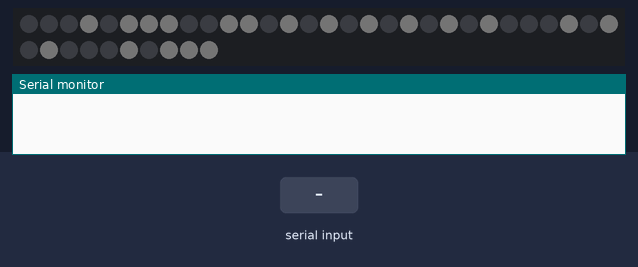
This sketch was run on a simulated Arduino Uno, built with avr-gcc and run on an emulated ATmega328P. Parts: 40 RGB LEDs in strip order, left to right, continuing on the next row, the last lines printed to the serial monitor. The test bench sets the inputs (shaded band). Dim RGB values are drawn brighter than linear.

Above: at 1.2 s.
1.3 s: "90,45\n" received over Serial
At 2.5 s:
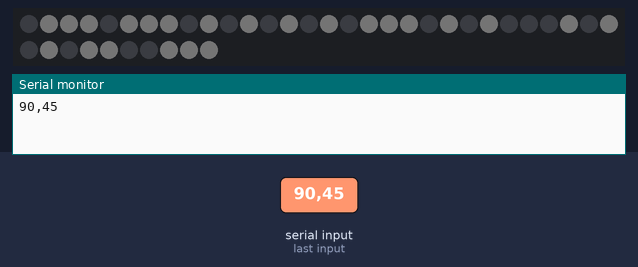
2.8 s: "5\n" received over Serial
4.3 s: "1,90,45\n" received over Serial
Timing chart, 0 to 7.3 s (numbered marks = the images above; inputs shaded):
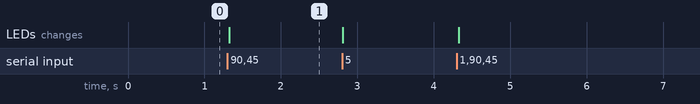

The sketch:

arduino.ino
```cpp
#include <Adafruit_NeoPixel.h>
#ifdef __AVR__
#include <avr/power.h>
#endif

//    PechaKuchaTool -- Supports displaying Pecha Kucha-Presentations
//    Copyright (C) 2017  Gereon Dusella
//
//    This program is free software: you can redistribute it and/or modify
//    it under the terms of the GNU General Public License as published by
//    the Free Software Foundation, either version 3 of the License, or
//    (at your option) any later version.
//
//    This program is distributed in the hope that it will be useful,
//    but WITHOUT ANY WARRANTY; without even the implied warranty of
//    MERCHANTABILITY or FITNESS FOR A PARTICULAR PURPOSE.  See the
//    GNU General Public License for more details.
//
//    You should have received a copy of the GNU General Public License
//    along with this program.  If not, see <http://www.gnu.org/licenses/>.

#define PIN 13
//Default settings (Anzahl der LEDs, usw.)
Adafruit_NeoPixel strip = Adafruit_NeoPixel(40, PIN, NEO_GRB + NEO_KHZ800);


int ciphers[10][15] = {
  {
    1, 1, 1,
    1, 0, 1,
    1, 0, 1,
    1, 0, 1,
    1, 1, 1
  },
  { 0, 0, 1,
    0, 1, 1,
    1, 0, 1,
    0, 0, 1,
    0, 0, 1
  },
  { 1, 1, 1,
    0, 0, 1,
    0, 1, 1,
    1, 0, 0,
    1, 1, 1
  },
  { 1, 1, 1,
    0, 0, 1,
    1, 1, 1,
    0, 0, 1,
    1, 1, 1
  },
  { 1, 0, 1,
    1, 0, 1,
    1, 1, 1,
    0, 0, 1,
    0, 0, 1
  },
  { 1, 1, 1,
    1, 0, 0,
    1, 1, 1,
    0, 0, 1,
    1, 1, 0
  },
  { 0, 1, 1,
    1, 0, 0,
    1, 1, 1,
    1, 0, 1,
    1, 1, 1
  },
  { 1, 1, 1,
    0, 0, 1,
    0, 1, 0,
    0, 1, 0,
    0, 1, 0
  },
  { 1, 1, 1,
    1, 0, 1,
    1, 1, 1,
    1, 0, 1,
    1, 1, 1
  },
  { 1, 1, 1,
    1, 0, 1,
    1, 1, 1,
    0, 0, 1,
    1, 1, 0
  }
};


void setup() {
  strip.begin();
  strip.show(); // Alle LEDs initialisieren
  Serial.begin(9600);

  showCiphers(1, 0);
}

void loop() {
  String readString;
  while (Serial.available()) {
    delay(3);  //delay to allow buffer to fill
    if (Serial.available() > 0) {
      char c = Serial.read();  //gets one byte from serial buffer
      readString += c; //makes the string readString
    }
  }
  if (readString.length() > 0) {
    Serial.println(readString); //see what was received

    int c10 = readString.substring(0, 1).toInt();
    int c1 = readString.substring(1, 2).toInt();

    showCiphers(c10, c1);

  }
}


int *combineCiphers(int * combine, int c1[], int c2[]) {
  for (int i = 0; i < 5; i++) {
    int rowComb = i * 8;
    int rowC = i * 3;

    combine[rowComb + 0] = 0;
    combine[rowComb + 1] = c1[rowC + 0];
    combine[rowComb + 2] = c1[rowC + 1];
    combine[rowComb + 3] = c1[rowC + 2];
    combine[rowComb + 4] = 0;
    combine[rowComb + 5] = c2[rowC + 0];
    combine[rowComb + 6] = c2[rowC + 1];
    combine[rowComb + 7] = c2[rowC + 2];
  }
}

void showCiphers(int ciph1, int ciph2) {
  int combine[40];
  combineCiphers(combine, ciphers[ciph1], ciphers[ciph2]);

  for (int i = 0; i < 40; i++) {
//    Serial.print(combine[i]);
    strip.setPixelColor(i, combine[i] * strip.Color(255, 255, 255));
  }
  strip.setBrightness(1);
  strip.show();
}
```

Measured:
- after the input at 1.3 s, the LEDs: change at once (image 1)
